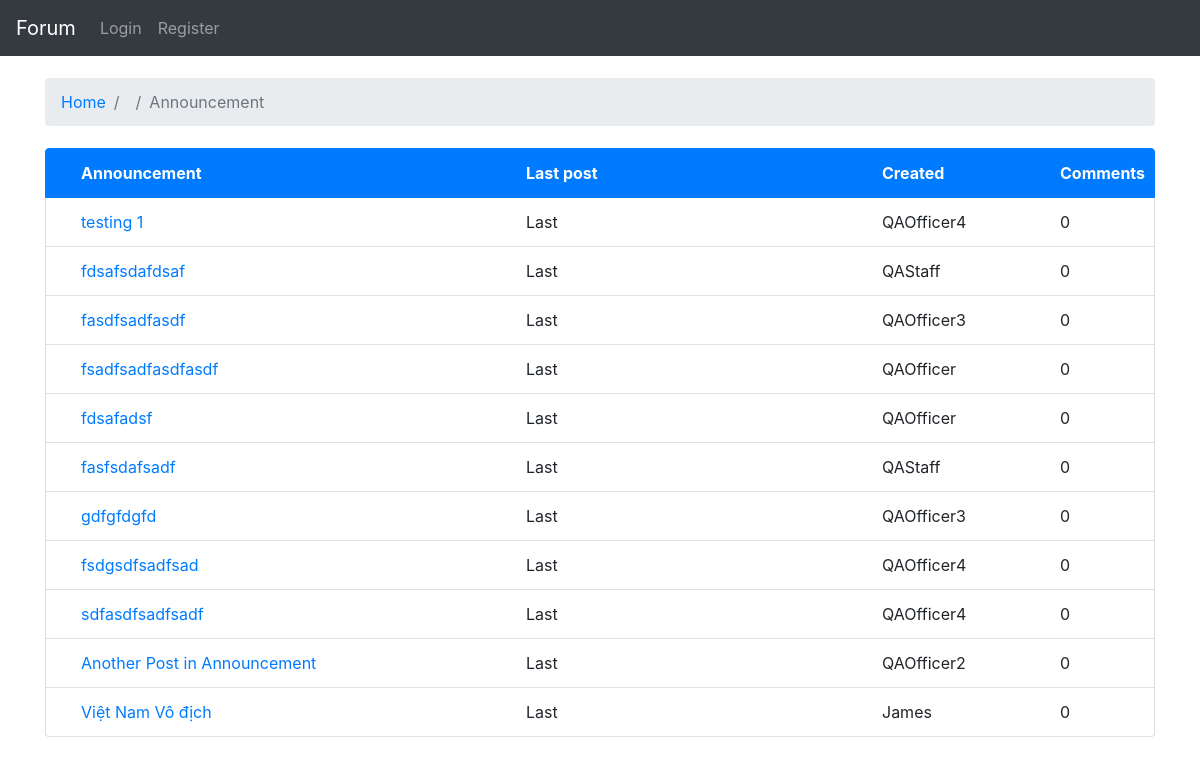
The app's page /post_list/Announcement/, older data.
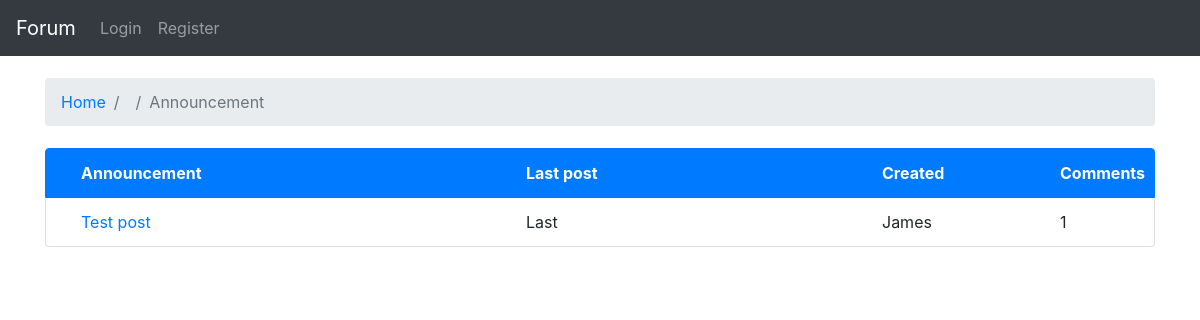
The same page, newer data.
### myForum/models.py (models this page shows, shortened)
class SubSection(models.Model):
    title = models.CharField(max_length=355, blank=False, null=False)
    description = models.CharField(max_length=500)
    section = models.ForeignKey(Section, related_name='section', on_delete=models.CASCADE, blank=False, null=False)

class Posts(models.Model):
    title = models.CharField(max_length=355)
    content = models.TextField()
    created_date = models.DateTimeField(default=timezone.now())
    subsection = models.ForeignKey(SubSection, related_name='subsection', on_delete=models.CASCADE, blank=False,
                                   null=False)
    user = models.ForeignKey(User, on_delete=models.DO_NOTHING)

### myForum/views.py (the view)
# urls.py: path('post_list/<subsection>/', views.posts_list.as_view(), name='posts_list'),
class posts_list(generic.ListView):
    model = models.Posts
    paginate_by = 25
    '''
    Get_queryset function will return a list of the posts which are related to the subsection's title
    '''
    def get_queryset(self):
        try:
            self.posts_list = models.Posts.objects.filter(
                subsection__title__iexact=self.kwargs.get('subsection')).order_by('-created_date')
        except models.Posts.DoesNotExist:
            raise Http404
        return self.posts_list.all()
    '''
    Beside the posts, the listview will also return the name of the subsection
    '''
    def get_context_data(self, *, object_list=None, **kwargs):
        context = super().get_context_data(**kwargs)
        context['subsection'] = self.kwargs.get('subsection')
        return context

### myForum/templates/myForum/posts_list.html (shortened to what this page needs)
{% extends 'base.html' %}
{% block content %}
    <nav aria-label="breadcrumb" style="margin-top:2%">
        <ol class="breadcrumb">
            <li class="breadcrumb-item"><a href="{% url 'myForum:homepage' %}">Home</a></li>
            <li class="breadcrumb-item"><a href="#"></a></li>
            <li class="breadcrumb-item active" aria-current="page">{{ subsection.title }}</li>
        </ol>
    </nav>
    <ul class="list-group" style="margin-top:2%">
        <li class="list-group-item list-group-item-action active" style="font-weight:bolder" aria-disabled="true">
            <div class="container">
                <div class="row">
                    <div class="col-sm-5">
                        {{ subsection }}
                    </div>
                    <div class="col-sm-4">Last post</div>
                    <div class="col-sm-2">Created</div>
                    <div class="col-sm-1">Comments</div>
                </div>
            </div>
        </li>
        {% for post in object_list %}
            <li class="list-group-item">
                <div class="container">
                    <div class="row">
                        <div class="col-sm-5">
                            <a href="{% url 'myForum:comments_list' subsection=subsection.title post=post.title %}">
                                {{ post.title }}
                            </a>
                        </div>
                        <div class="col-sm-4">Last</div>
                        <div class="col-sm-2">{{ post.user.username }}</div>
                        <div class="col-sm-1">{{ post.post.count }}</div>
                    </div>
                </div>
            </li>
        {% endfor %}
    </ul>
{% endblock %}

### myForum/templates/base.html (shortened to what this page needs)
{% load static %}
<!DOCTYPE html>
<html>
<head>
    <link rel="stylesheet" href="https://stackpath.bootstrapcdn.com/bootstrap/4.4.1/css/bootstrap.min.css"
>
</head>
<body>
<nav class="navbar navbar-expand-lg navbar-dark bg-dark">
    <a class="navbar-brand" href="{% url 'myForum:homepage' %}">Forum</a>
    <div class="collapse navbar-collapse" id="navbarNavDropdown">
        <ul class="navbar-nav">
            {% if user.is_authenticated %}
                <li class="nav-item">
                    <a class="nav-link" href="{% url 'logout' %}">Logout</a>
                </li>
                <li class="nav-item">
                    <a class="nav-link">Welcome {{ user.username }}</a>
                </li>
            {% else %}
                <li class="nav-item">
                    <a class="nav-link" href="{% url 'myForum:login' %}">Login</a>
                </li>
                <li class="nav-item">
                    <a class="nav-link" href="{% url 'myForum:signup' %}">Register</a>
                </li>
            {% endif %}
        </ul>
    </div>
</nav>
<div class="container mycontent">
    {% block content %}
    {% endblock %}
</div>
</body>
</html>

Row changes from the older to the newer data that the page shows:
removed Posts: title "testing 1", user.username "QAOfficer4", post.count "0"
removed Posts: title "fdsafsdafdsaf", user.username "QAStaff", post.count "0"
removed Posts: title "fasdfsadfasdf", user.username "QAOfficer3", post.count "0"
removed Posts: title "fsadfsadfasdfasdf", user.username "QAOfficer", post.count "0"
removed Posts: title "fdsafadsf", user.username "QAOfficer", post.count "0"
removed Posts: title "fasfsdafsadf", user.username "QAStaff", post.count "0"
removed Posts: title "gdfgfdgfd", user.username "QAOfficer3", post.count "0"
removed Posts: title "fsdgsdfsadfsad", user.username "QAOfficer4", post.count "0"
removed Posts: title "sdfasdfsadfsadf", user.username "QAOfficer4", post.count "0"
removed Posts: title "Another Post in Announcement", user.username "QAOfficer2", post.count "0"
removed Posts: title "Việt Nam Vô địch", user.username "James", post.count "0"
added Posts: title "Test post", user.username "James", post.count "1"
